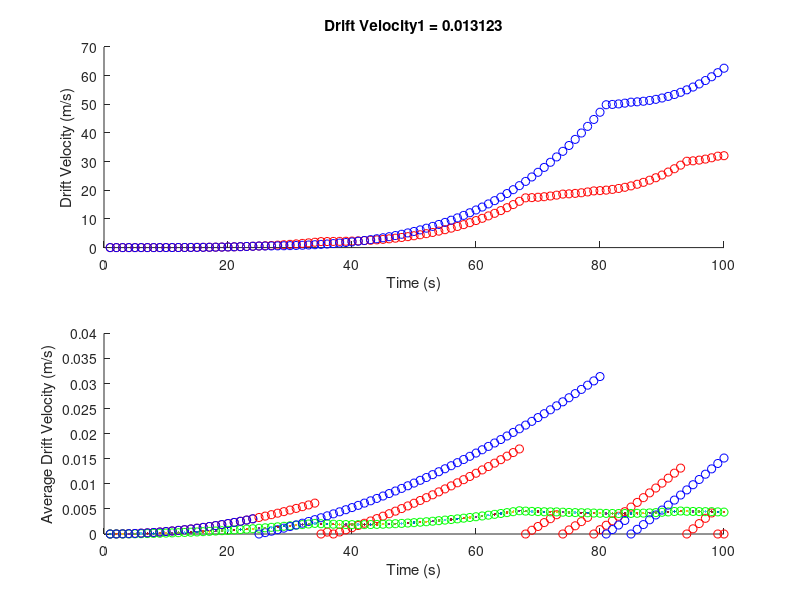

MATLAB code to generate this figure:
clear 
clc
close all

C.m_0 = 9.10938215e-31;             % electron mass

f1 = 1E-35;
f2 = 1E-35;
   
a1 = f1/C.m_0;
a2 = f2/C.m_0;

v1 = 0;
x1 = 0;
v2 = 0;
x2 = 0;
%y = 1;

for t=1:100

    prob1=rand;
    if prob1<0.05
        v1 = 0;
    end
    
        prob2=rand;
    if prob2<0.05
        v2 = 0;
    end
    
    storeV1(t) = v1;
    storeV2(t) = v2;
    driftV1 = mean(storeV1);
    driftV2 = mean(storeV2);
    driftV = mean(storeV1+storeV2);

    
    subplot(2,1,1);
    hold all
    plot(t,x1,'ro',t,x2,'bo');
    title(['Drift Velocity1 = ',num2str(driftV)])
    xlabel('Time (s)')
    ylabel('Drift Velocity (m/s)')
    hold on

    subplot(2,1,2);
    hold all
    plot(t,v1,'ro',t,driftV1,'go',t,v2,'bo',t,driftV1);
    xlabel('Time (s)')
    ylabel('Average Drift Velocity (m/s)')
    pause(.01)

    v1 = v1 + a1*t;
    x1 = x1 + v1*t + 1/2*a1*t^2;
    v2 = v2 + a2*t;
    x2 = x2 + v2*t + 1/2*a2*t^2;
    
    xt(t) = x1;
    vt(t) = v1;
    tt(t) = t;
end

%     subplot(2,1,1);
%     scatter(tt,xt);
%     title(['Drift Velocity = ',num2str(driftV)])
%     xlabel('Time (s)')
%     ylabel('Drift Velocity (m/s)')
% %     hold on 
%     
%     subplot(2,1,2);
%     hold all
%     plot(tt,vt,'ro',tt,driftV,'go');
%     xlabel('Time (s)')
%     ylabel('Average Drift Velocity (m/s)')
